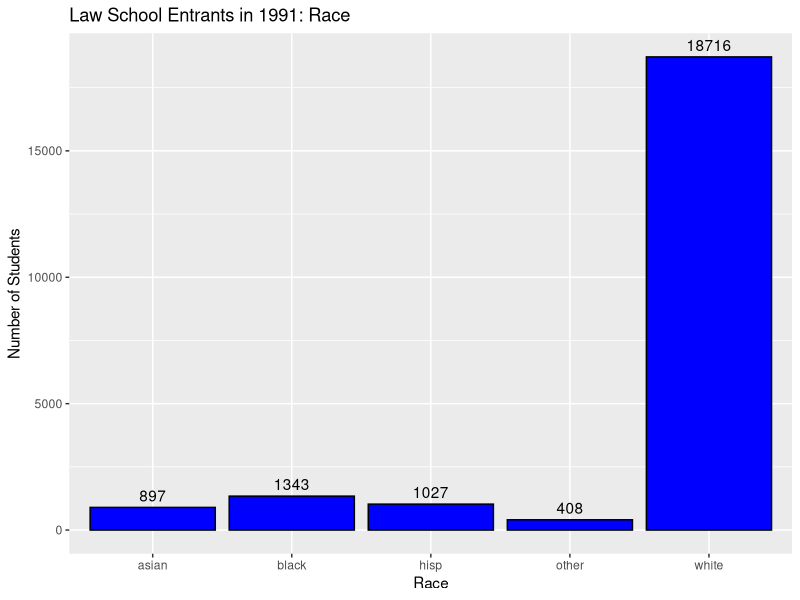
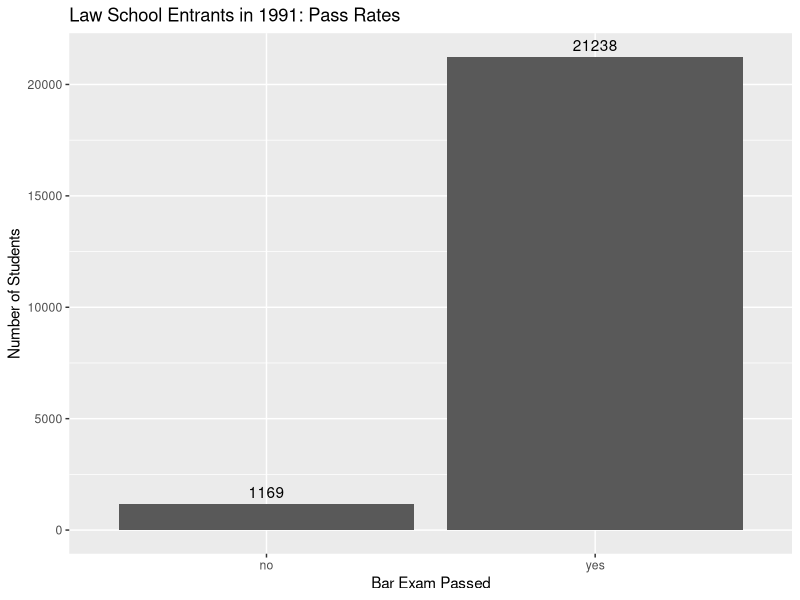
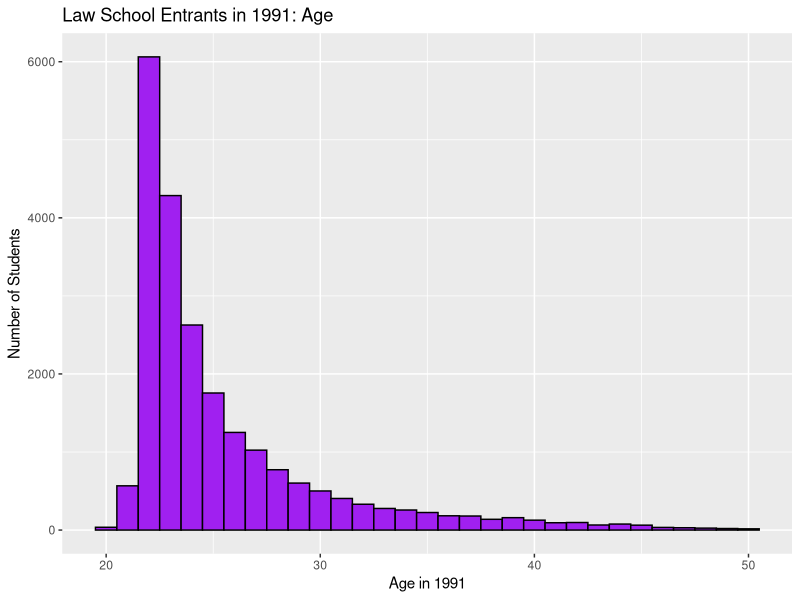
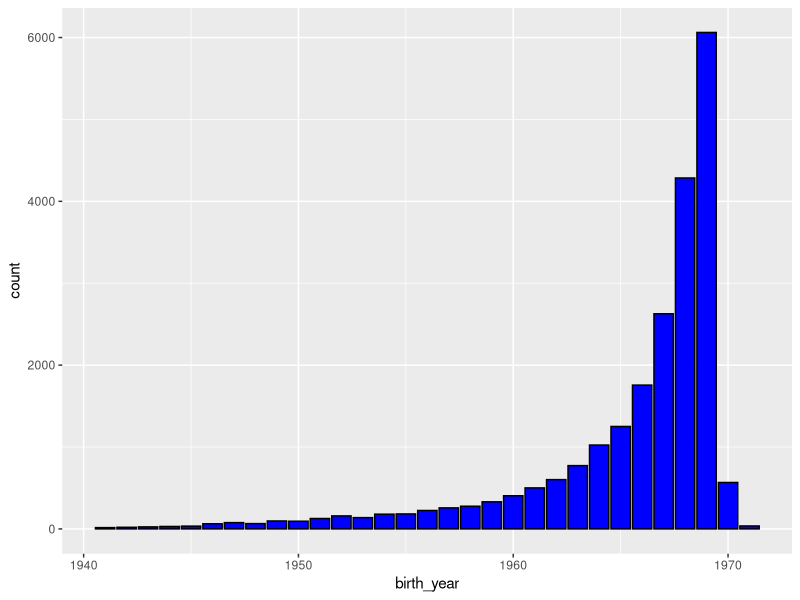
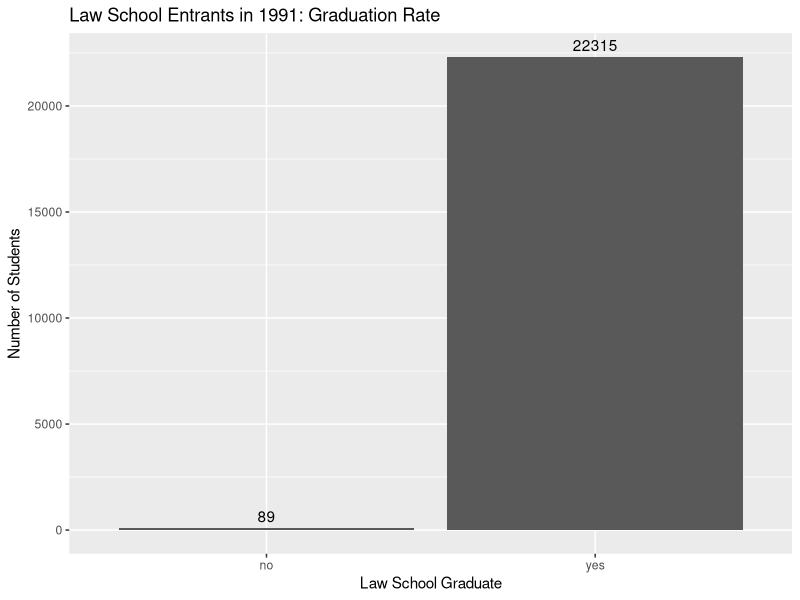
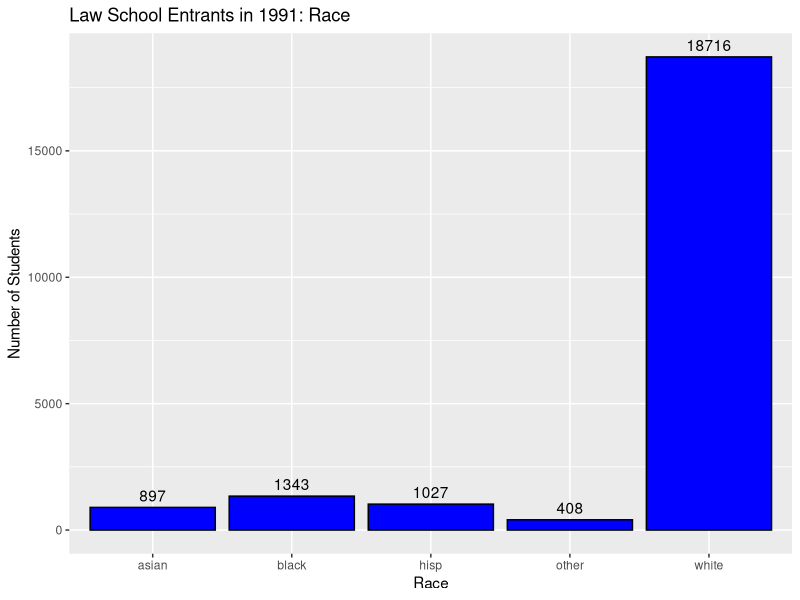
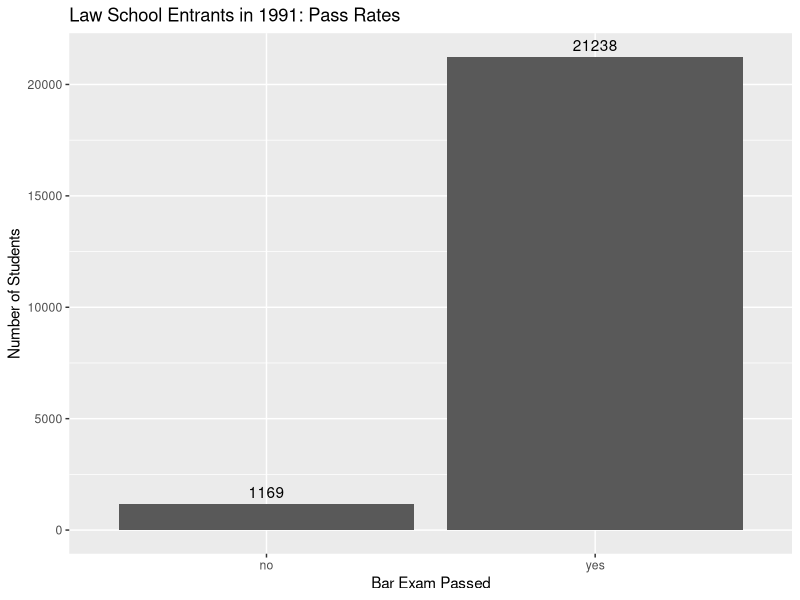
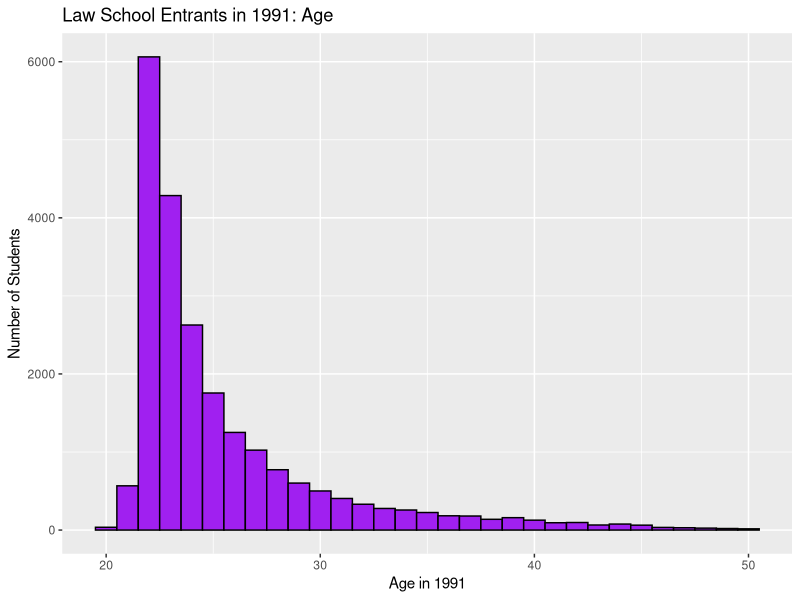

These charts were generated, in order, by the following R code: (Note: this script raises an error after producing the figures.)
library(tidyverse)
clean <- read_csv("data/clean.csv")

# Overview of NA values in the dataset ----
sapply(clean, function(x) sum(is.na(x)))
# Gender, fulltime, fam_inc, law_school_tier, race, and birth_year have NA values

# Race ----
clean |> 
  drop_na(race) |> 
  ggplot(aes(x = race))+
  geom_bar(fill = "blue", color = "black") +
  geom_text(stat = "count", aes(label = after_stat(count)), vjust = -0.5) +
  labs(title = "Law School Entrants in 1991: Race",
       x = "Race",
       y = "Number of Students")
ggsave("plots/race_distribution.png")

# pass bar? ----
clean |> 
  ggplot(aes(x = pass_bar)) +
  geom_bar() +
  geom_text(stat = "count", aes(label = after_stat(count)), vjust = -0.5) +
  labs(title = "Law School Entrants in 1991: Pass Rates",
       x = "Bar Exam Passed",
       y = "Number of Students")
ggsave("plots/pass_bar_distribution.png")

# birthyear/age ----

clean |> 
  filter(birth_year > 1940) |> 
  mutate(age = 1991 - birth_year) |> 
  ggplot(aes(x = age)) +
  geom_histogram(binwidth = 1, fill = "purple", color = "black") +
  labs(title = "Law School Entrants in 1991: Age",
       x = "Age in 1991",
       y = "Number of Students")
ggsave("plots/age_distribution.png")

clean |> 
  filter(birth_year > 1940) |> 
  ggplot(aes(x = birth_year)) +
  geom_bar(fill = "blue", color = "black")


# graduate law school ----
clean |> 
  drop_na(grad) |> 
  ggplot(aes(x = grad))+
  geom_bar() +
  geom_text(stat = "count", aes(label = after_stat(count)), vjust = -0.5) +
  labs(title = "Law School Entrants in 1991: Graduation Rate",
       x = "Law School Graduate",
       y = "Number of Students")
ggsave("plots/grad_distribution.png")

clean |> 
  drop_na(grad) |> 
  group_by(grad) |> 
  summarize(
    count = n()
  ) |> 
  kable()
# family income ----
clean |> 
  ggplot(aes(x = fam_inc))+
  geom_bar() +
  geom_text(stat = "count", aes(label = after_stat(count)), vjust = -0.5) +
  labs(title = "Law School Entrants in 1991: Family Income",
       x = "Family Income",
       y = "Number of Students")
ggsave("plots/fam_inc_distribution.png")

# gender ----
clean |> 
  ggplot(aes(x = gender))+
  geom_bar(fill = "yellow")

# ugpa ----
clean |> 
  ggplot(aes(x = ugpa))+
  geom_boxplot(fill = "yellow") +
  labs(title = "Law School Entrants in 1991: Undergraduate GPA",
       x = "Undergraduate GPA")
ggsave("plots/ugpa_distribution.png")

# as a density plot
clean |> 
  ggplot(aes(x = ugpa))+
  geom_density(fill = "pink")

clean |> 
  summarise(
    "Mean UGPA" = mean(ugpa),
    "Highest UGPA" = max(ugpa),
    "Lowest UGPA" = min(ugpa)) |> 
  kable()

# law school tier ----
clean |> 
  ggplot(aes(x = law_school_tier))+
  geom_bar(fill = "orange") +
  geom_text(stat = "count", aes(label = after_stat(count)), vjust = -0.5) +
  labs(title = "Law School Entrants in 1991: Law School Tier",
       x = "Law School Tier",
       y = "Number of Students") +
  scale_x_continuous(breaks = unique(clean$law_school_tier))
ggsave("plots/law_tier_distribution.png")
